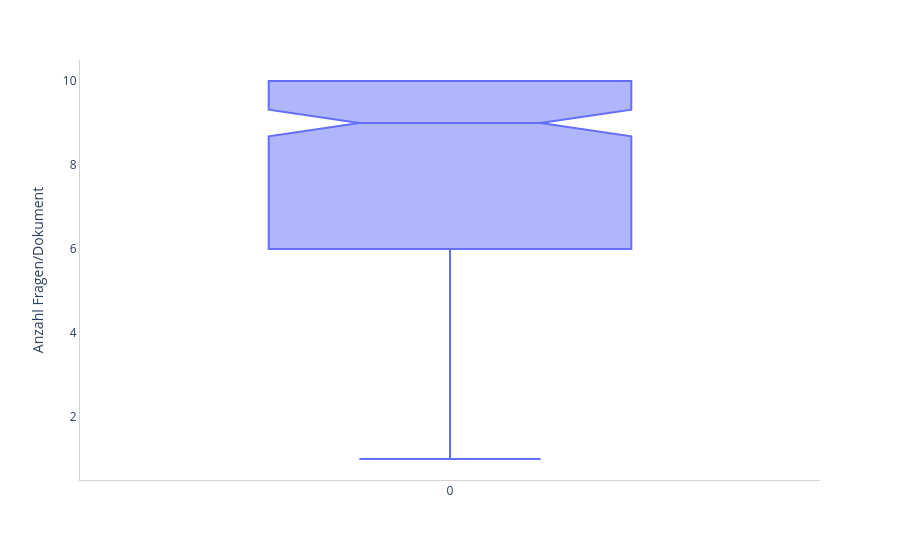

Notebook cell for this chart:
### Code cell
PX.box(qrels_doc_id_value_counts.values, xaxes = {'title': ''}, yaxes = {'title': 'Anzahl Fragen/Dokument'})

### Figure 1 — Plotly figure (JSON) as saved in the notebook; plotly's stock layout.template omitted (floating-point values rounded to 4 significant figures; data arrays with more than 128 entries replaced by an {"elided": "..."} marker saying what was removed)
{"data": [{"alignmentgroup": "True", "boxpoints": "outliers", "hovertemplate": "variable=%{x}<br>value=%{y}<extra></extra>", "legendgroup": "", "marker": {"color": "#636efa"}, "name": "", "notched": true, "offsetgroup": "", "orientation": "v", "showlegend": false, "type": "box", "x": {"elided": "396 str values"}, "x0": " ", "xaxis": "x", "y": {"elided": "396 int values"}, "y0": " ", "yaxis": "y"}], "layout": {"boxmode": "group", "legend": {"tracegroupgap": 0}, "margin": {"t": 60}, "paper_bgcolor": "rgba(255, 255, 255, 1.0)", "plot_bgcolor": "rgba(255, 255, 255, 1.0)", "showlegend": false, "width": 900, "xaxis": {"anchor": "y", "domain": [0, 1], "linecolor": "LightGrey", "linewidth": 1, "showline": true, "title": {"text": ""}}, "yaxis": {"anchor": "x", "domain": [0, 1], "linecolor": "LightGrey", "linewidth": 1, "showgrid": false, "showline": true, "title": {"text": "Anzahl Fragen/Dokument"}}}}
